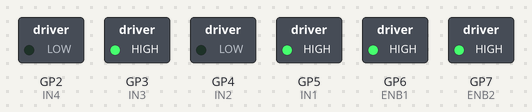
This program was run on a simulated Raspberry Pi Pico running MicroPython. On the bench: switched loads named in the program (green lamp = pin HIGH).

Above: at 0.5 s.
At 1.5 s:
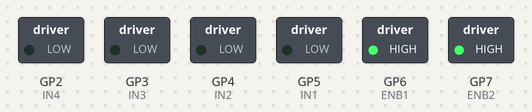
At 2.5 s:
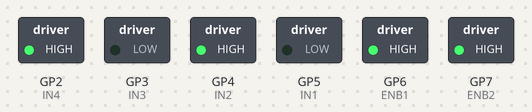
At 3.5 s:
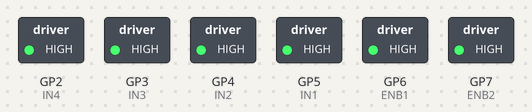
Timing chart, 0 to 5.2 s (numbered marks = the images above):
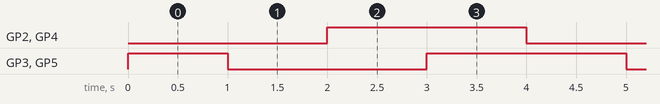

The program:

L298N.py
```python
from machine import Pin
from time import sleep

# definimos os pinos IN
IN1 = Pin( 5, Pin.OUT )
IN2 = Pin( 4, Pin.OUT )
IN3 = Pin( 3, Pin.OUT )
IN4 = Pin( 2, Pin.OUT )

# Definimos os pinos Enable
ENB1 = Pin( 6, Pin.OUT )
ENB2 = Pin( 7, Pin.OUT )

# Para podermos usar os motores
# devemos setar os pinos ENB como HIGH
# Para desativarmos os motores, LOW
ENB1.value( 1 )
ENB2.value( 1 )

while True:
    # Para andar para a frente
    IN1(1)
    IN2(0)

    IN3(1)
    IN4(0)
    sleep(1)

    # Para parar os motores
    IN1(0)
    IN2(0)
    IN3(0)
    IN4(0)
    sleep(1)

    # Para andarem para trás
    IN1(0)
    IN2(1)
    IN3(0)
    IN4(1)
    sleep(1)

    # Condição inválida
    IN1(1)
    IN2(1)
    IN3(1)
    IN4(1)
    sleep(1)
```

Measured:
- by itself, GP2 (IN4), GP4 (IN2): alternates HIGH for 2.0 s and LOW for 2.0 s
- by itself, GP3 (IN3), GP5 (IN1): repeats every 4.0 s: LOW 2.0 s, HIGH 2.0 s
- by itself, everything shown: repeats every 4.0 s, in 4 steps
